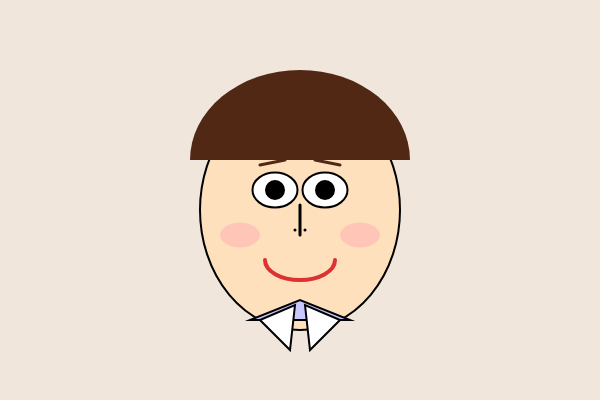
Frame 1 (no input)
Frame 60 (no input): identical to frame 1, image omitted
Frame 120 (the mouse pressed at the canvas centre since frame 60): identical to frame 1, image omitted

The p5.js sketch that drew this single still picture (run headless with seeded random() and noise() and a simulated clock; from frame 60 on, the mouse is pressed at the canvas centre):

// p5.js sketch
// ── sketch.js
function setup() {
  createCanvas(600, 400);
  textAlign(CENTER);
}

function draw() {
  background(240, 230, 220);

  stroke(0);
  strokeWeight(2);
  fill(255, 224, 189);
  ellipse(300, 210, 200, 240);

  fill(80, 40, 20);
  noStroke();
  arc(300, 160, 220, 180, PI, TWO_PI);

  stroke(80, 40, 20);
  strokeWeight(3);
  line(260, 165, 285, 160);
  line(315, 160, 340, 165);

  stroke(0);
  strokeWeight(2);

  fill(255);
  ellipse(275, 190, 45, 35);
  fill(0);
  ellipse(275, 190, 18, 18);

  fill(255);
  ellipse(325, 190, 45, 35);
  fill(0);
  ellipse(325, 190, 18, 18);

  strokeWeight(3);
  stroke(0);
  line(300, 205, 300, 235);
  point(295, 230);
  point(305, 230);

  noFill();
  strokeWeight(4);
  stroke(220, 50, 50);
  arc(300, 260, 70, 40, 0, PI);

  noStroke();
  fill(255, 180, 180, 150);
  ellipse(240, 235, 40, 25);
  ellipse(360, 235, 40, 25);

  fill(200, 200, 255);
  stroke(0);
  strokeWeight(2);
  triangle(250, 320, 350, 320, 300, 300);

  fill(255);
  triangle(260, 320, 295, 305, 290, 350);
  triangle(340, 320, 305, 305, 310, 350);
}
